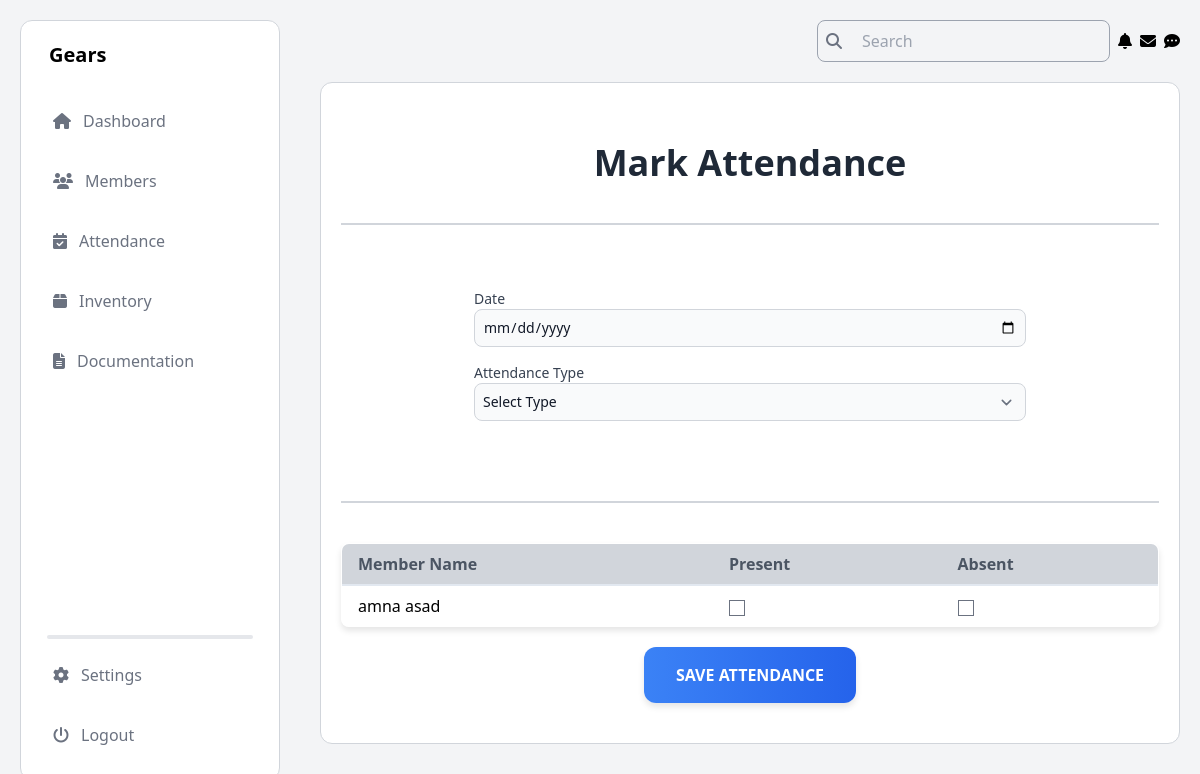
The app's page /attendence_get/, older data.
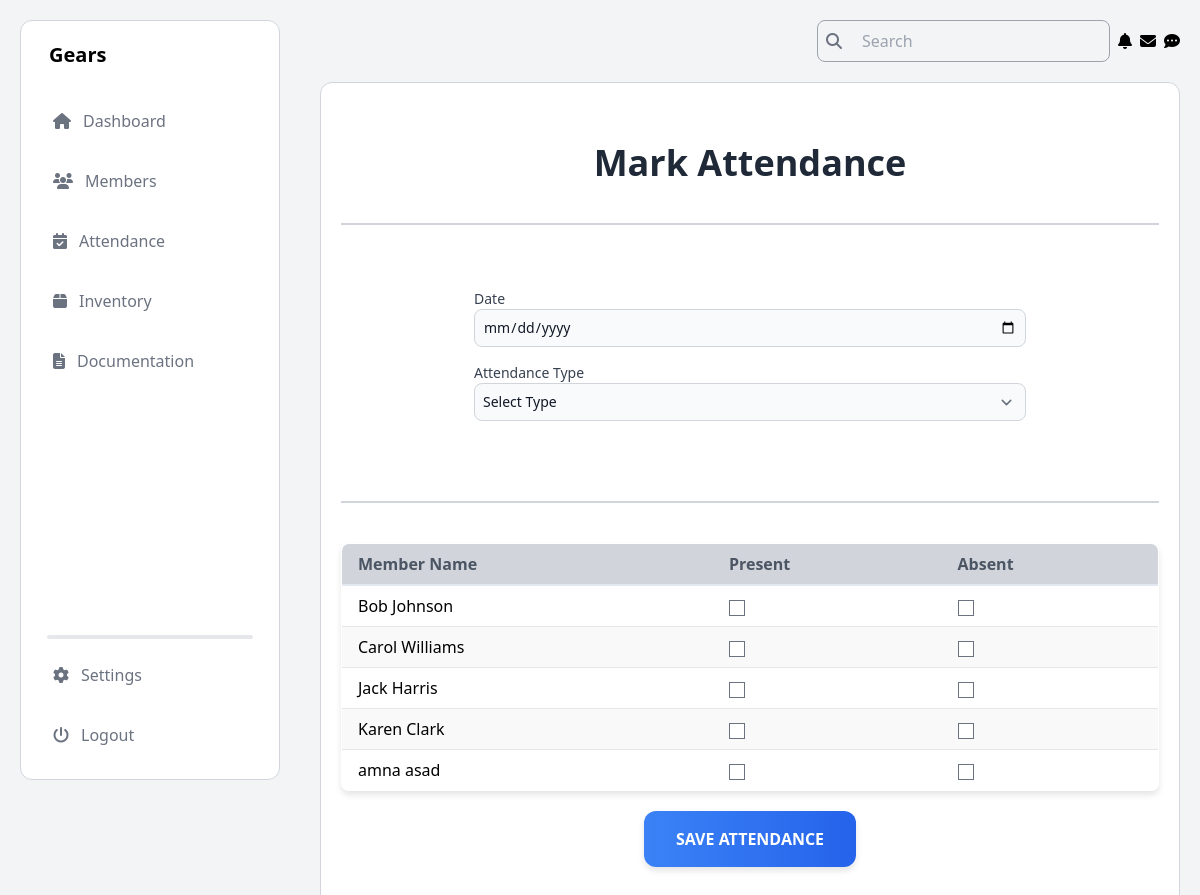
The same page, newer data.
### Members/models.py (models this page shows, shortened)
class Member(models.Model):
    CATEGORY_CHOICES = [
        ('Student', 'Student'),
        ('Alumni', 'Alumni'),
    ]
    DEPARTMENT_CHOICES = [
        ('Computer Science', 'Computer Science'),
        ('Software Engineering', 'Software Engineering'),
        ('Information Technology', 'Information Technology'),
    ]
    DESIGNATION_CHOICES = [
        ('President', 'President'),
        ('Vice President', 'Vice President'),
        ('General Secretary', 'General Secretary'),
        ('Information Secretary', 'Information Secretary'),
        ('Finance Secretary', 'Finance Secretary'),
        ('Media Head', 'Media Head'),
        ('Event Head', 'Event Head'),
        ('Documentation Head', 'Documentation Head'),
        ('Member', 'Member'),
    ]
    BATCH_CHOICES = [
        ('SP-25', 'SP-25'),
        ('FA-25', 'FA-25'),
        ('SP-24', 'SP-24'),
        ('FA-24', 'FA-24'),
        ('FA-23', 'FA-23'),
        ('SP-23', 'SP-23'),
        ('FA-22', 'FA-22'),
        ('SP-22', 'SP-22'),
        ('FA-21', 'FA-21'),
        ('SP-21', 'SP-21'),
        ('FA-20', 'FA-20'),
        ('SP-20', 'SP-20'),
        ('FA-19', 'FA-19'),
        ('SP-19', 'SP-19'),
        ('FA-18', 'FA-18'),
        ('SP-18', 'SP-18'),
        ('FA-17', 'FA-17'),
        ('SP-17', 'SP-17'),
        ('FA-16', 'FA-16'),
        ('SP-16', 'SP-16'),
    ]
    STATUS_CHOICES = [
        ('Active', 'Active'),
        ('Inactive', 'Inactive'),
        ('On Warning', 'On Warning'),
        ('Terminated', 'Terminated'),
    ]
    category = models.CharField(max_length=10, choices=CATEGORY_CHOICES)
    name = models.CharField(max_length=100)
    cnic = models.CharField(max_length=15)
    phone_no = models.CharField(max_length=11)
    email = models.EmailField()
    batch_year = models.CharField(max_length=10, default='FA-23')
    dept_degree = models.CharField(max_length=10, default='BSCS')
    roll_num = models.CharField(max_length=10, default='000')
    department = models.CharField(max_length=50, choices=DEPARTMENT_CHOICES)
    batch = models.CharField(max_length=10, choices=BATCH_CHOICES, default='FA-23')
    address = models.CharField(max_length=255)
    joining_date = models.DateField()
    designation = models.CharField(max_length=50, choices=DESIGNATION_CHOICES)
    status = models.CharField(max_length=20, choices=STATUS_CHOICES, default='Inactive')

### Members/views.py (the view, shortened to what this page needs)
# urls.py: path('attendence_get/', views.mark_attendence, name='attendance_mark'),
def mark_attendence(request):
    today = timezone.now().date()
    active_members = Member.objects.filter(status='Active')
    return render(request, 'Members/mark_attendence.html', {'today': today, 'members': active_members})

### Members/templates/Members/mark_attendence.html (shortened to what this page needs)
{% load static tailwind_tags %}
<!DOCTYPE html>
<html lang="en">
<head>
    <link rel="stylesheet" href="https://cdnjs.cloudflare.com/ajax/libs/font-awesome/6.6.0/css/all.min.css" />
    {% tailwind_css %}
    <link rel="stylesheet" href="https://cdnjs.cloudflare.com/ajax/libs/toastr.js/2.1.4/toastr.min.css">
</head>
<body class="flex bg-gray-100">
    <aside class="h-screen w-1/4 p-5 fixed">
      {% include "Dashboard/admin_nav.html" %}
    </aside>
    <section class="h-screen w-3/4 p-5 absolute inset-y-0 right-0">
      {% include "Dashboard/admin_header.html" %}
    <main class="mt-5 text-black bg-white rounded-xl border border-gray-300 px-5 py-10">
        <h1 class="mt-5 font-bold text-center text-4xl text-gray-800 mb-8">
            Mark Attendance
        </h1>
        <hr class="my-10 border border-gray-300" />
        <div class="form-container mb-10">
            <form action="{% url 'attendance_mark' %}" method="POST">
                <div class="mb-4">
                    <label for="date" class="block text-sm font-medium text-gray-700">Date</label>
                    <input type="date" id="date" name="date" value="{{ today }}" required
                        class="bg-gray-50 border border-gray-300 text-gray-900 text-sm rounded-lg focus:ring-blue-500 focus:border-blue-500 block w-full p-2" />
                </div>
                <div class="mb-4">
                    <label for="attendance_type" class="block text-sm font-medium text-gray-700">Attendance Type</label>
                    <select id="attendance_type" name="attendance_type" required
                        class="bg-gray-50 border border-gray-300 text-gray-900 text-sm rounded-lg focus:ring-blue-500 focus:border-blue-500 block w-full p-2">
                        <option value="" disabled selected>Select Type</option>
                    </select>
                </div>
                </div>
                <hr class="my-10 border border-gray-300" />
                <div class="table-container">
                    <table class="min-w-full bg-white border border-gray-300">
                        <thead>
                            <tr class="w-full bg-gray-00">
                                <th class="px-4 py-2 text-left text-gray-600">Member Name</th>
                                <th class="px-4 py-2 text-left text-gray-600">Present</th>
                                <th class="px-4 py-2 text-left text-gray-600">Absent</th>
                            </tr>
                        </thead>
                        <tbody>
                            {% for member in members %}
                            <tr class="border-b">
                                <td class="px-4 py-2">{{ member.name }}</td>
                                <td class="px-4 py-2">
                                    <input type="checkbox" id="member{{ member.id }}_present" name="attendance[{{ member.id }}][Present]" class="form-checkbox">
                                </td>
                                <td class="px-4 py-2">
                                    <input type="checkbox" id="member{{ member.id }}_absent" name="attendance[{{ member.id }}][Absent]" class="form-checkbox absent-checkbox">
                                </td>
                            </tr>
                            {% endfor %}
                        </tbody>
                    </table>
                </div>
                <div class="flex justify-center mt-5">
                    <button type="submit" class="submit-button">
                        Save Attendance
                    </button>
                </div>
    </main>
    </section>
</body>
</html>

Row changes from the older to the newer data that the page shows:
now on this page (row edited): Member: name "Bob Johnson"
now on this page (row edited): Member: name "Carol Williams"
now on this page (row edited): Member: name "Jack Harris"
now on this page (row edited): Member: name "Karen Clark"
